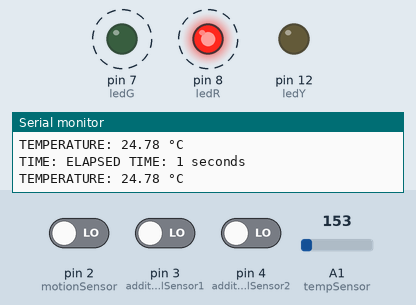
Simulated run of this sketch. Board: Arduino Uno, built with avr-gcc and run on an emulated ATmega328P. On the bench: output pins drawn as LEDs (lit = HIGH), the last lines printed to the serial monitor. Dashed ring = blinking. The inputs (shaded band) are chosen by the test bench; at power-on: pin 2 (motionSensor) LOW, pin 3 (additionalSensor1) LOW, pin 4 (additionalSensor2) LOW, A1 (tempSensor) = 153.

Above: at 1.4 s.
1.5 s: pin 2 (motionSensor) driven HIGH
At 1.69 s:
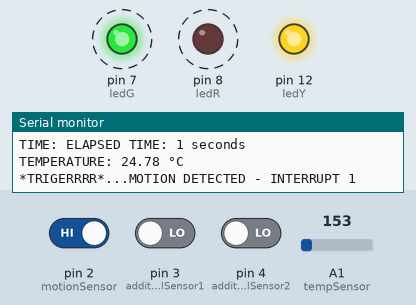
4.8 s: pin 3 (additionalSensor1) driven HIGH
8.1 s: pin 4 (additionalSensor2) driven HIGH
11.4 s: pin 2 (motionSensor) driven LOW
At 14.19 s:
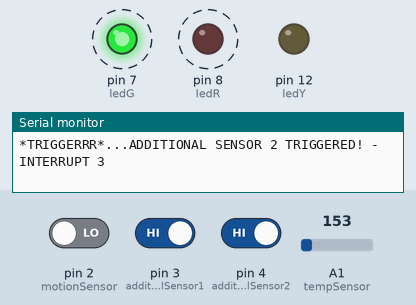
14.7 s: A1 (tempSensor) set to 134
18.0 s: A1 (tempSensor) set to 112
Timing chart, 0 to 22.3 s (numbered marks = the images above; inputs shaded):
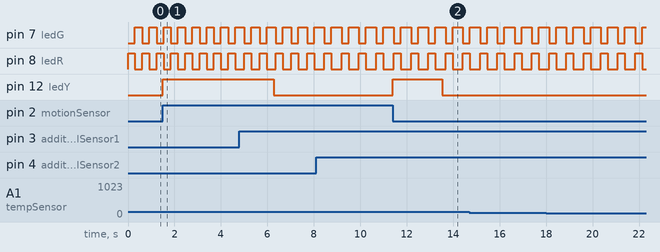

Measured:
- after the input at 1.5 s, pin 12 (ledY): LOW → HIGH at once
- after the input at 11.4 s, pin 12 (ledY): LOW → HIGH at once, → LOW 2.1 s later
- by itself, pin 7 (ledG): alternates HIGH for 0.44 s and LOW for 0.30 s
- by itself, pin 8 (ledR): alternates HIGH for 0.30 s and LOW for 0.44 s

The sketch:

TASK_1.4D.ino
```cpp
// NAME - VIJUL
// ROLL NUMBER - 2210994860
// DISTINCTION TASK 1.4D - MORE INPUTS TIMER BOARD
// DEFINING PIN NUMBERS FOR LEDS, SENSORS, AND ADDITIONAL SENSORS (PUSH BUTTONS)
#define ledR 8
#define ledG 7
#define ledY 12
#define motionSensor 2
#define tempSensor A1
#define additionalSensor1 3
#define additionalSensor2 4

// THIS IS A COUNTER SO IT KEEPS TRACK OF THE INTERRUPTS
int interrCount = 0;

volatile unsigned long startTime = 0;

void setup()
{
  // THIS LINE BEGINS SERIAL COMMUNICATION
  Serial.begin(9600);

  // SETTING UP THE PIN MODES FOR LEDS AND ADDITIONAL SENSORS
  pinMode(ledR, OUTPUT);
  pinMode(ledG, OUTPUT);
  pinMode(ledY, OUTPUT);
  pinMode(additionalSensor1, INPUT);
  pinMode(additionalSensor2, INPUT);

  // SETTING UP THE INITIAL STATES FOR THE LEDS
  digitalWrite(ledR, LOW);
  digitalWrite(ledG, LOW);
  digitalWrite(ledY, LOW);

  // ATTACHING INTERRUPT FOR MOTION SENSOR - CHANGE TRIGGER - INTRUDUCED WHENEVER THERE IS A CHANGE IN THE VOLTAGE
  attachInterrupt(digitalPinToInterrupt(motionSensor), interruptMotion, CHANGE);

  // ATTACHING INTERRUPT FOR ADDITIONAL SENSORS - CHANGE TRIGGER - INTRUDUCED WHENEVER THERE IS A CHANGE IN THE VOLTAGE
  attachInterrupt(additionalSensor1, interruptAdditionalSensor, CHANGE);
  attachInterrupt(additionalSensor2, interruptAdditionalSensor, CHANGE);

  // SETTING UP TIME INTERRUPT
  setupTimerInterrupt();
}

void loop()
{
  // REDING TEMPERATURE FROM THE SENSOR
  int tempValue = analogRead(tempSensor);
  float voltage = (tempValue / 1023.0) * 5000.0;
  float temperature = (voltage - 500.0) / 10.0;

  // PRINTING TEMPERATURE TO SERIAL MONITOR
  Serial.print("TEMPERATURE: ");
  Serial.print(temperature);
  Serial.println(" °C");

  // POLLING FOR ADDITIONAL SENSORS
  if (digitalRead(additionalSensor1) == HIGH) {
    // HANDLING THE EVENT WHEN THE FIRST PUSH BUTTON IS PRESSED
    Serial.println("*TRIGERRRR*...ADDITIONAL SENSOR 1 TRIGGERED! - INTERRUPT 2");
  }

  if (digitalRead(additionalSensor2) == HIGH) {
    // HANDLING THE EVENT WHEN THE SECOND PUSH BUTTON IS PRESSED
    Serial.println("*TRIGGERRR*...ADDITIONAL SENSOR 2 TRIGGERED! - INTERRUPT 3");
  }

  // CREATING A TOGGLE EFFECT OF LEDS
  interrCount++;
  digitalWrite(ledR, HIGH);
  digitalWrite(ledG, LOW);
  delay(300);
  digitalWrite(ledR, LOW);
  digitalWrite(ledG, HIGH);
  delay(300);

  // RESETTING THE COUNTER
  if (interrCount == 10)
  {
    interrCount = 0;
    digitalWrite(ledY, LOW);
    //Serial.println("NORMAL FUNCTIONALITY");
  }

  Serial.print("TEMPERATURE: ");
  Serial.print(temperature);
  Serial.println(" °C");

  // Print the current time
  Serial.print("TIME: ");
  printElapsedTime();
  Serial.println("");
}

// INTERRUPT FOR MOTION SENSOR
void interruptMotion()
{
  digitalWrite(ledY, HIGH);
  Serial.println("*TRIGERRRR*...MOTION DETECTED - INTERRUPT 1");
}

// INTERRUPT FOR ADDITIONAL SENSORS- PUSH BUTTONS
void interruptAdditionalSensor()
{
  Serial.println("*TRIGERRR*...INTERRUPT INITIATED!");
}

// SETTING UP TIMER FUNCTION
void setupTimerInterrupt()
{
  startTime = millis();  // STORING THE START TIME
}

void printElapsedTime()
{
  unsigned long elapsedTime = millis() - startTime;

  // CONVERTING MILLISECONDS TO SECONDS
  unsigned long elapsedSeconds = elapsedTime / 1000;

  // PRINTING THE ELAPSED TIME
  Serial.print("ELAPSED TIME: ");
  Serial.print(elapsedSeconds);
  Serial.println(" seconds");
}
```
